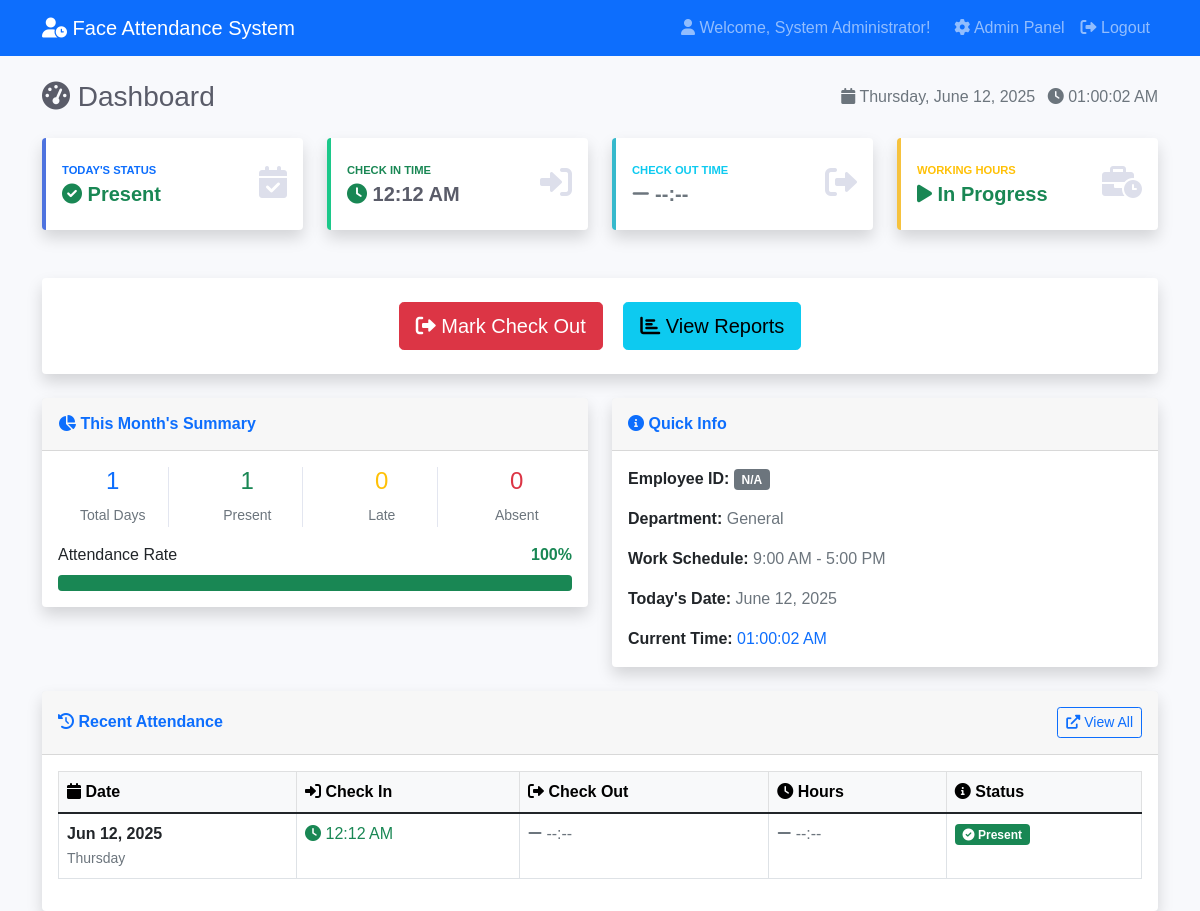
Page /.history/dashboard_20250611234852.php (signed in) on the committed database.
### tables this page shows
CREATE TABLE `attendance` (
  `id` int(11) NOT NULL,
  `user_id` int(11) NOT NULL,
  `date` date NOT NULL,
  `check_in_time` time DEFAULT NULL,
  `check_out_time` time DEFAULT NULL,
  `status` enum('present','absent','late') DEFAULT 'present',
  `confidence_score` decimal(5,4) DEFAULT NULL,
  `ip_address` varchar(45) DEFAULT NULL,
  `created_at` timestamp NOT NULL DEFAULT current_timestamp(),
  `updated_at` timestamp NOT NULL DEFAULT current_timestamp() ON UPDATE current_timestamp(),
  `time_in` time DEFAULT NULL,
  `time_out` time DEFAULT NULL,
  `image_path` varchar(255) DEFAULT NULL,
  `notes` text DEFAULT NULL
);

### .history/dashboard_20250611234852.php (the view, shortened to what the rows shown need)
<?php
$db = Database::getInstance()->getConnection();
$stmt = $db->prepare("
    SELECT
        id,
        date,
        time_in,
        time_out,
        status,
        created_at,
        updated_at
    FROM attendance
    WHERE user_id = ? AND date = CURDATE()
");
$stmt->execute([$_SESSION['user_id']]);
$todayAttendance = $stmt->fetch();
$stmt = $db->prepare("
    SELECT
        date,
        time_in,
        time_out,
        status,
        created_at
    FROM attendance
    WHERE user_id = ?
    ORDER BY date DESC, created_at DESC
    LIMIT 7
");
$stmt->execute([$_SESSION['user_id']]);
$recentAttendance = $stmt->fetchAll();
?>
<!DOCTYPE html>
<html lang="en">
<head>
    <link href="https://cdn.jsdelivr.net/npm/bootstrap@5.1.3/dist/css/bootstrap.min.css" rel="stylesheet">
    <link href="https://cdnjs.cloudflare.com/ajax/libs/font-awesome/6.0.0/css/all.min.css" rel="stylesheet">
    <link href="assets/css/style.css" rel="stylesheet">
</head>
<body>
    <div class="container mt-4">
        <div class="d-sm-flex align-items-center justify-content-between mb-4">
            <h1 class="h3 mb-0 text-gray-800">
                <i class="fas fa-tachometer-alt"></i> Dashboard
            </h1>
        </div>
        <div class="row mb-4">
            <div class="col-xl-3 col-md-6 mb-4">
                <div class="card stat-card border-left-primary shadow h-100 py-2">
                    <div class="card-body">
                        <div class="row no-gutters align-items-center">
                            <div class="col mr-2">
                                <div class="h5 mb-0 font-weight-bold text-gray-800">
                                    <?php if ($todayAttendance): ?>
                                        <?php
                                        $statusClass = $todayAttendance['status'] === 'present' ? 'success' :
                                                      ($todayAttendance['status'] === 'late' ? 'warning' : 'danger');
                                        $statusIcon = $todayAttendance['status'] === 'present' ? 'check-circle' :
                                                     ($todayAttendance['status'] === 'late' ? 'clock' : 'times-circle');
                                        ?>
                                        <span class="text-<?= $statusClass ?>">
                                            <i class="fas fa-<?= $statusIcon ?>"></i>
                                            <?= ucfirst($todayAttendance['status']) ?>
                                        </span>
                                    <?php else: ?>
                                        <span class="text-warning">
                                            <i class="fas fa-question-circle"></i> Not Marked
                                        </span>
                                    <?php endif; ?>
                                </div>
                            </div>
                        </div>
                    </div>
                </div>
            </div>
            <div class="col-xl-3 col-md-6 mb-4">
                <div class="card stat-card border-left-success shadow h-100 py-2">
                    <div class="card-body">
                        <div class="row no-gutters align-items-center">
                            <div class="col mr-2">
                                <div class="text-xs font-weight-bold text-success text-uppercase mb-1">
                                    Check In Time
                                </div>
                                <div class="h5 mb-0 font-weight-bold text-gray-800">
                                    <?php if ($todayAttendance && $todayAttendance['time_in']): ?>
                                        <i class="fas fa-clock text-success"></i>
                                        <?= date('h:i A', strtotime($todayAttendance['time_in'])) ?>
                                    <?php else: ?>
                                        <span class="text-muted">
                                            <i class="fas fa-minus"></i> --:--
                                        </span>
                                    <?php endif; ?>
                                </div>
                            </div>
                        </div>
                    </div>
                </div>
            </div>
        </div>
        <div class="row">
            <div class="col-12">
                <div class="card shadow">
                    <div class="card-body">
                        <div class="table-responsive">
                            <table class="table table-bordered table-hover">
                                <thead class="table-light">
                                    <tr>
                                        <th><i class="fas fa-calendar"></i> Date</th>
                                        <th><i class="fas fa-sign-in-alt"></i> Check In</th>
                                        <th><i class="fas fa-sign-out-alt"></i> Check Out</th>
                                        <th><i class="fas fa-clock"></i> Hours</th>
                                        <th><i class="fas fa-info-circle"></i> Status</th>
                                    </tr>
                                </thead>
                                <tbody>
                                    <?php if (empty($recentAttendance)): ?>
                                    <tr>
                                        <td colspan="5" class="text-center text-muted py-4">
                                            <i class="fas fa-inbox fa-2x mb-2"></i>
                                            <br>No attendance records found
                                        </td>
                                    </tr>
                                    <?php else: ?>
                                        <?php foreach ($recentAttendance as $record): ?>
                                        <tr>
                                            <td>
                                                <strong><?= date('M d, Y', strtotime($record['date'])) ?></strong>
                                                <br>
                                                <small class="text-muted"><?= date('l', strtotime($record['date'])) ?></small>
                                            </td>
                                            <td>
                                                <?php if ($record['time_in']): ?>
                                                    <span class="text-success">
                                                        <i class="fas fa-clock"></i>
                                                        <?= date('h:i A', strtotime($record['time_in'])) ?>
                                                    </span>
                                                <?php else: ?>
                                                    <span class="text-muted">
                                                        <i class="fas fa-minus"></i> --:--
                                                    </span>
                                                <?php endif; ?>
                                            </td>
                                            <td>
                                                <?php if ($record['time_out']): ?>
                                                    <span class="text-info">
                                                        <i class="fas fa-clock"></i>
                                                        <?= date('h:i A', strtotime($record['time_out'])) ?>
                                                    </span>
                                                <?php else: ?>
                                                    <span class="text-muted">
                                                        <i class="fas fa-minus"></i> --:--
                                                    </span>
                                                <?php endif; ?>
                                            </td>
                                            <td>
                                                <?php
                                                if ($record['time_in'] && $record['time_out']) {
                                                    $timeIn = new DateTime($record['time_in']);
                                                    $timeOut = new DateTime($record['time_out']);
                                                    $interval = $timeIn->diff($timeOut);
                                                    echo '<span class="text-primary">';
                                                    echo '<i class="fas fa-hourglass-half"></i> ';
                                                    echo $interval->format('%H:%I');
                                                    echo '</span>';
                                                } else {
                                                    echo '<span class="text-muted"><i class="fas fa-minus"></i> --:--</span>';
                                                }
                                                ?>
                                            </td>
                                            <td>
                                                <?php
                                                $statusClass = $record['status'] === 'present' ? 'success' :
                                                              ($record['status'] === 'late' ? 'warning' : 'danger');
                                                $statusIcon = $record['status'] === 'present' ? 'check-circle' :
                                                             ($record['status'] === 'late' ? 'clock' : 'times-circle');
                                                ?>
                                                <span class="badge bg-<?= $statusClass ?>">
                                                    <i class="fas fa-<?= $statusIcon ?>"></i>
                                                    <?= ucfirst($record['status']) ?>
                                                </span>
                                            </td>
                                        </tr>
                                        <?php endforeach; ?>
                                    <?php endif; ?>
                                </tbody>
                            </table>
                        </div>
                    </div>
                </div>
            </div>
        </div>
    </div>
</body>
</html>

### rows in the picture
attendance: status "Present", time_in "12:12 AM", date "Jun 12, 2025", date "Thursday"

### other values in the picture
$_SESSION['name'] "System Administrator"
$monthlyStats['total_days'] "1"
$monthlyStats['present_days'] "1"
$monthlyStats['late_days'] "0"
$monthlyStats['absent_days'] "0"
$attendanceRate "100"
$_SESSION['employee_id'] "N/A"
$_SESSION['department'] "General"
